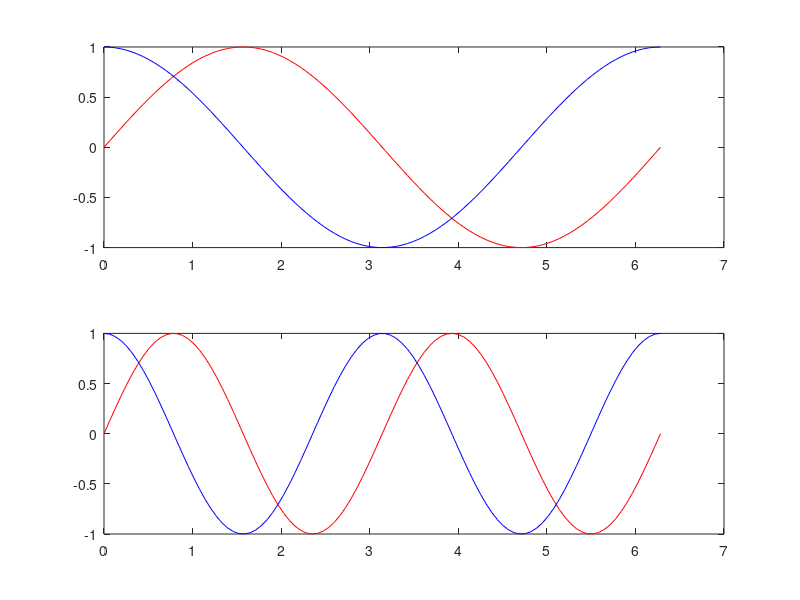

The MATLAB source for this figure:
x=linspace(0,2*pi,100);

subplot(2,1,1)
plot(x,sin(x),'r-')
hold on
plot(x,cos(x),'b-')
hold off

subplot(2,1,2)
plot(x,sin(2*x),'r-')
hold on
plot(x,cos(2*x),'b-')
hold off